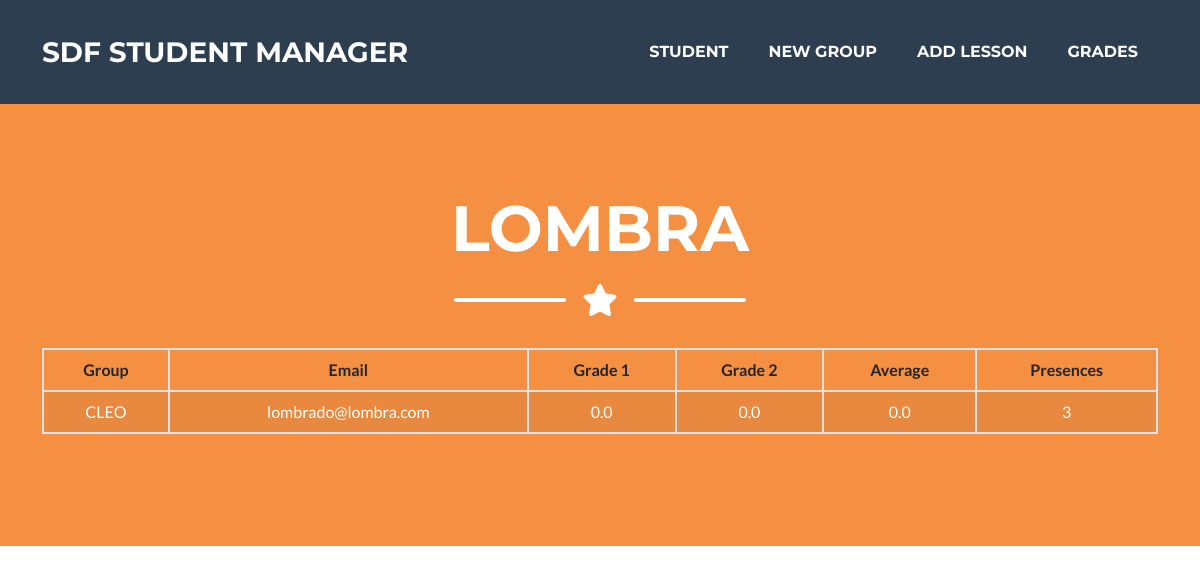
The page /student/6 on the database as committed earlier.
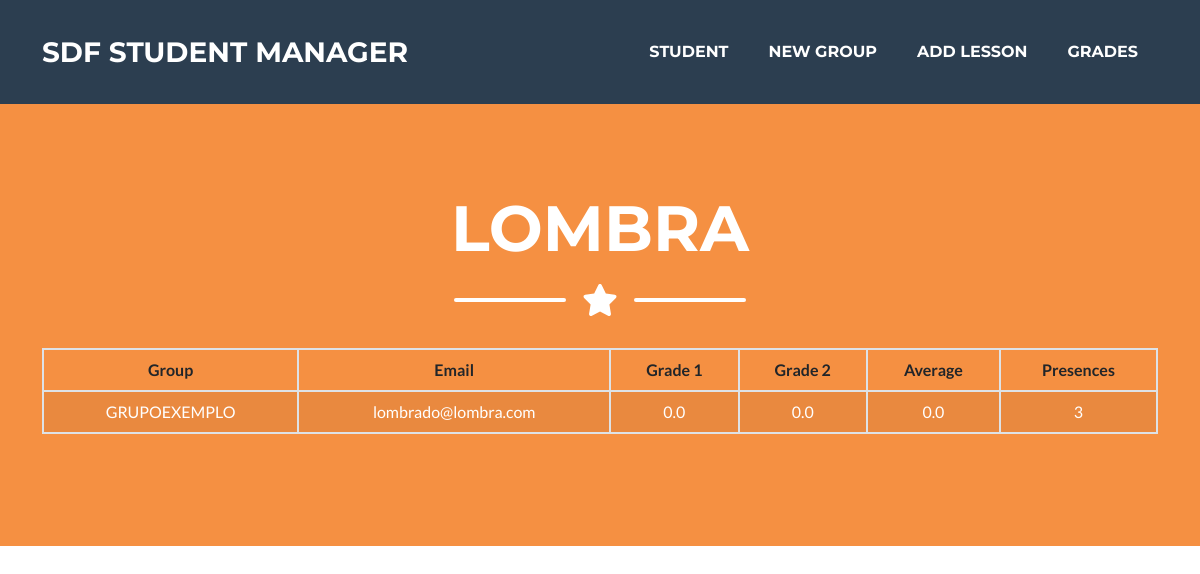
The same page on the database as committed later.
### presence_count/models.py (models this page shows, shortened)
class Student(models.Model):
    name = models.CharField(max_length=100)
    email = models.EmailField(max_length=100)
    grade_1 = models.FloatField(default=0)
    grade_2 = models.FloatField(default=0)
    grade_avg = models.FloatField(default=0)
    presences = models.IntegerField(default=0)
    group = models.ForeignKey(Group, on_delete=models.PROTECT, default=None, null=True, blank=True)

class Group(models.Model):
    name = models.CharField(max_length=100)
    tracking = models.URLField(blank=True)
    repo = models.URLField(blank=True)
    prototype = models.URLField(blank=True)
    description = models.TextField(max_length=512, blank=True)
    def __str__(self):
        return self.name

### presence_count/views.py (the view)
# urls.py: path('student/<int:student_id>', views.view_student, name='view_student'),
def view_student(request, student_id):
    student = Student.objects.get(pk=student_id)
    context = {'student': student}
    return render(request, 'student/student.html', context)

### presence_count/templates/student/student.html (shortened to what this page needs)
{% extends 'base.html' %}
{% block body %}
    <header class="masthead bg-primary text-white text-center">
        <div class="container d-flex align-items-center flex-column">
            <h1 class="masthead-heading text-uppercase mb-0">{{student.name}}</h1>
            <div class="divider-custom divider-light">
                <div class="divider-custom-line"></div>
                <div class="divider-custom-icon"><i class="fas fa-star"></i></div>
                <div class="divider-custom-line"></div>
            </div>
            <table class="table table-striped table-hover table-bordered">
				<thead>
					<tr>
                        <th scope="col">Group</th>
                        <th scope="col">Email</th>
                        <th scope="col">Grade 1</th>
                        <th scope="col">Grade 2</th>
                        <th scope="col">Average</th>
                        <th scope="col">Presences</th>
					</tr>
				</thead>
				<tbody>
					<tr>
						<td class="text-white">{{student.group}}</td>
						<td class="text-white">{{student.email}}</td>
                        <td class="text-white">{{student.grade_1}}</td>
						<td class="text-white">{{student.grade_2}}</td>
						<td class="text-white">{{student.grade_avg}}</td>
						<td class="text-white">{{student.presences}}</td>
					</tr>
				</tbody>
			</table>
        </div>
    </header>
{% endblock %}

Rows that differ between the two databases and show on the page:
changed Student "LOMBRA": group "CLEO" → "GRUPOEXEMPLO"
